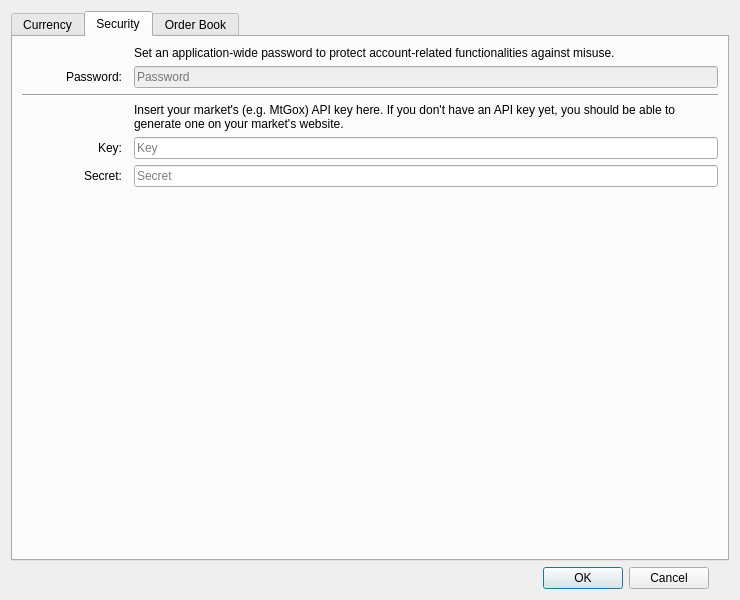
<?xml version="1.0" encoding="UTF-8"?>
<ui version="4.0">
 <class>Preferences</class>
 <widget class="QDialog" name="Preferences">
  <property name="geometry">
   <rect>
    <x>0</x>
    <y>0</y>
    <width>740</width>
    <height>600</height>
   </rect>
  </property>
  <property name="sizePolicy">
   <sizepolicy hsizetype="Fixed" vsizetype="Fixed">
    <horstretch>0</horstretch>
    <verstretch>0</verstretch>
   </sizepolicy>
  </property>
  <property name="minimumSize">
   <size>
    <width>740</width>
    <height>600</height>
   </size>
  </property>
  <property name="maximumSize">
   <size>
    <width>740</width>
    <height>600</height>
   </size>
  </property>
  <property name="windowTitle">
   <string>Preferences</string>
  </property>
  <layout class="QGridLayout" name="gridLayout">
   <item row="0" column="0">
    <widget class="QTabWidget" name="tabWidget">
     <property name="currentIndex">
      <number>1</number>
     </property>
     <widget class="QWidget" name="tabCurrency">
      <attribute name="title">
       <string>Currency</string>
      </attribute>
      <layout class="QGridLayout" name="gridLayout_2">
       <item row="2" column="2">
        <spacer name="horizontalSpacer">
         <property name="orientation">
          <enum>Qt::Horizontal</enum>
         </property>
         <property name="sizeHint" stdset="0">
          <size>
           <width>40</width>
           <height>20</height>
          </size>
         </property>
        </spacer>
       </item>
       <item row="2" column="0">
        <widget class="QLabel" name="label_6">
         <property name="minimumSize">
          <size>
           <width>100</width>
           <height>0</height>
          </size>
         </property>
         <property name="text">
          <string>Fiat:</string>
         </property>
         <property name="alignment">
          <set>Qt::AlignRight|Qt::AlignTrailing|Qt::AlignVCenter</set>
         </property>
        </widget>
       </item>
       <item row="2" column="1">
        <widget class="QComboBox" name="comboBoxCurrency"/>
       </item>
       <item row="1" column="1" colspan="2">
        <widget class="QLabel" name="labelCurrency">
         <property name="text">
          <string>Fiat currency you would like to trade</string>
         </property>
         <property name="textFormat">
          <enum>Qt::AutoText</enum>
         </property>
         <property name="wordWrap">
          <bool>true</bool>
         </property>
        </widget>
       </item>
       <item row="3" column="2">
        <spacer name="verticalSpacer_3">
         <property name="orientation">
          <enum>Qt::Vertical</enum>
         </property>
         <property name="sizeHint" stdset="0">
          <size>
           <width>20</width>
           <height>40</height>
          </size>
         </property>
        </spacer>
       </item>
      </layout>
     </widget>
     <widget class="QWidget" name="tabSecurity">
      <attribute name="title">
       <string>Security</string>
      </attribute>
      <layout class="QGridLayout" name="gridLayout_5">
       <item row="3" column="2">
        <widget class="QLabel" name="labelKeySecret">
         <property name="text">
          <string>Insert your market's (e.g. MtGox) API key here. If you don't have an API key yet, you should be able to generate one on your market's website.</string>
         </property>
         <property name="wordWrap">
          <bool>true</bool>
         </property>
        </widget>
       </item>
       <item row="1" column="0">
        <widget class="QLabel" name="label_2">
         <property name="sizePolicy">
          <sizepolicy hsizetype="Preferred" vsizetype="Preferred">
           <horstretch>0</horstretch>
           <verstretch>0</verstretch>
          </sizepolicy>
         </property>
         <property name="minimumSize">
          <size>
           <width>100</width>
           <height>0</height>
          </size>
         </property>
         <property name="text">
          <string>Password:</string>
         </property>
         <property name="alignment">
          <set>Qt::AlignRight|Qt::AlignTrailing|Qt::AlignVCenter</set>
         </property>
        </widget>
       </item>
       <item row="2" column="0" colspan="3">
        <widget class="Line" name="line_3">
         <property name="orientation">
          <enum>Qt::Horizontal</enum>
         </property>
        </widget>
       </item>
       <item row="0" column="2">
        <widget class="QLabel" name="labelPassword">
         <property name="text">
          <string>Set an application-wide password to protect account-related functionalities against misuse.</string>
         </property>
         <property name="wordWrap">
          <bool>true</bool>
         </property>
        </widget>
       </item>
       <item row="4" column="2">
        <widget class="QLineEdit" name="lineEditKey">
         <property name="toolTip">
          <string>Insert your MtGox key here</string>
         </property>
         <property name="placeholderText">
          <string>Key</string>
         </property>
        </widget>
       </item>
       <item row="5" column="2">
        <widget class="QLineEdit" name="lineEditSecret">
         <property name="toolTip">
          <string>Insert your MtGox secret here</string>
         </property>
         <property name="inputMethodHints">
          <set>Qt::ImhNoAutoUppercase|Qt::ImhNoPredictiveText</set>
         </property>
         <property name="echoMode">
          <enum>QLineEdit::PasswordEchoOnEdit</enum>
         </property>
         <property name="placeholderText">
          <string>Secret</string>
         </property>
        </widget>
       </item>
       <item row="1" column="2">
        <widget class="QLineEdit" name="lineEditPassword">
         <property name="enabled">
          <bool>false</bool>
         </property>
         <property name="toolTip">
          <string>Application password</string>
         </property>
         <property name="inputMethodHints">
          <set>Qt::ImhNoAutoUppercase|Qt::ImhNoPredictiveText</set>
         </property>
         <property name="echoMode">
          <enum>QLineEdit::PasswordEchoOnEdit</enum>
         </property>
         <property name="placeholderText">
          <string>Password</string>
         </property>
        </widget>
       </item>
       <item row="6" column="2">
        <spacer name="verticalSpacer">
         <property name="orientation">
          <enum>Qt::Vertical</enum>
         </property>
         <property name="sizeHint" stdset="0">
          <size>
           <width>20</width>
           <height>40</height>
          </size>
         </property>
        </spacer>
       </item>
       <item row="4" column="0">
        <widget class="QLabel" name="label_3">
         <property name="minimumSize">
          <size>
           <width>100</width>
           <height>0</height>
          </size>
         </property>
         <property name="text">
          <string>Key:</string>
         </property>
         <property name="alignment">
          <set>Qt::AlignRight|Qt::AlignTrailing|Qt::AlignVCenter</set>
         </property>
        </widget>
       </item>
       <item row="5" column="0">
        <widget class="QLabel" name="label_4">
         <property name="minimumSize">
          <size>
           <width>100</width>
           <height>0</height>
          </size>
         </property>
         <property name="text">
          <string>Secret:</string>
         </property>
         <property name="alignment">
          <set>Qt::AlignRight|Qt::AlignTrailing|Qt::AlignVCenter</set>
         </property>
        </widget>
       </item>
      </layout>
     </widget>
     <widget class="QWidget" name="tabOrderBook">
      <attribute name="title">
       <string>Order Book</string>
      </attribute>
      <layout class="QGridLayout" name="gridLayout_3">
       <item row="12" column="1">
        <spacer name="verticalSpacer_2">
         <property name="orientation">
          <enum>Qt::Vertical</enum>
         </property>
         <property name="sizeHint" stdset="0">
          <size>
           <width>20</width>
           <height>164</height>
          </size>
         </property>
        </spacer>
       </item>
       <item row="11" column="1">
        <widget class="QDoubleSpinBox" name="doubleSpinBoxOffset">
         <property name="decimals">
          <number>0</number>
         </property>
         <property name="maximum">
          <double>999999.000000000000000</double>
         </property>
        </widget>
       </item>
       <item row="11" column="0">
        <widget class="QLabel" name="label_5">
         <property name="text">
          <string>Offset:</string>
         </property>
         <property name="alignment">
          <set>Qt::AlignRight|Qt::AlignTrailing|Qt::AlignVCenter</set>
         </property>
        </widget>
       </item>
       <item row="1" column="2">
        <spacer name="horizontalSpacer_2">
         <property name="orientation">
          <enum>Qt::Horizontal</enum>
         </property>
         <property name="sizeHint" stdset="0">
          <size>
           <width>40</width>
           <height>20</height>
          </size>
         </property>
        </spacer>
       </item>
       <item row="9" column="0" colspan="3">
        <widget class="Line" name="line_2">
         <property name="orientation">
          <enum>Qt::Horizontal</enum>
         </property>
        </widget>
       </item>
       <item row="4" column="0">
        <widget class="QLabel" name="label_8">
         <property name="minimumSize">
          <size>
           <width>100</width>
           <height>0</height>
          </size>
         </property>
         <property name="text">
          <string>Columns:</string>
         </property>
         <property name="alignment">
          <set>Qt::AlignRight|Qt::AlignTrailing|Qt::AlignVCenter</set>
         </property>
        </widget>
       </item>
       <item row="8" column="1">
        <widget class="QCheckBox" name="checkBoxTotalQuote">
         <property name="text">
          <string>Total Quote</string>
         </property>
        </widget>
       </item>
       <item row="4" column="1">
        <widget class="QCheckBox" name="checkBoxPrice">
         <property name="text">
          <string>Price</string>
         </property>
        </widget>
       </item>
       <item row="1" column="1">
        <widget class="QDoubleSpinBox" name="doubleSpinBoxGrouping">
         <property name="decimals">
          <number>3</number>
         </property>
         <property name="minimum">
          <double>-9999999.000000000000000</double>
         </property>
         <property name="maximum">
          <double>9999999.000000000000000</double>
         </property>
         <property name="singleStep">
          <double>0.010000000000000</double>
         </property>
        </widget>
       </item>
       <item row="0" column="1" colspan="2">
        <widget class="QLabel" name="labelGrouping">
         <property name="text">
          <string>Group size for ask / bid orders (zero means no grouping)</string>
         </property>
         <property name="textFormat">
          <enum>Qt::AutoText</enum>
         </property>
         <property name="wordWrap">
          <bool>true</bool>
         </property>
        </widget>
       </item>
       <item row="5" column="1">
        <widget class="QCheckBox" name="checkBoxSize">
         <property name="text">
          <string>Size</string>
         </property>
        </widget>
       </item>
       <item row="3" column="1" colspan="2">
        <widget class="QLabel" name="labelColumns">
         <property name="text">
          <string>Choose the columns to display</string>
         </property>
         <property name="textFormat">
          <enum>Qt::AutoText</enum>
         </property>
         <property name="wordWrap">
          <bool>true</bool>
         </property>
        </widget>
       </item>
       <item row="6" column="1">
        <widget class="QCheckBox" name="checkBoxQuote">
         <property name="text">
          <string>Quote</string>
         </property>
        </widget>
       </item>
       <item row="1" column="0">
        <widget class="QLabel" name="label_7">
         <property name="minimumSize">
          <size>
           <width>100</width>
           <height>0</height>
          </size>
         </property>
         <property name="text">
          <string>Grouping:</string>
         </property>
         <property name="alignment">
          <set>Qt::AlignRight|Qt::AlignTrailing|Qt::AlignVCenter</set>
         </property>
        </widget>
       </item>
       <item row="2" column="0" colspan="3">
        <widget class="Line" name="line">
         <property name="orientation">
          <enum>Qt::Horizontal</enum>
         </property>
        </widget>
       </item>
       <item row="7" column="1">
        <widget class="QCheckBox" name="checkBoxTotal">
         <property name="text">
          <string>Total</string>
         </property>
        </widget>
       </item>
       <item row="10" column="1">
        <widget class="QLabel" name="labelOffset">
         <property name="text">
          <string>Pips to add / subtract to proposed price when clicking order book</string>
         </property>
        </widget>
       </item>
      </layout>
     </widget>
    </widget>
   </item>
   <item row="1" column="0">
    <layout class="QHBoxLayout" name="horizontalLayout" stretch="1,0">
     <property name="leftMargin">
      <number>20</number>
     </property>
     <property name="rightMargin">
      <number>20</number>
     </property>
     <item>
      <widget class="QLabel" name="labelStatus">
       <property name="text">
        <string/>
       </property>
      </widget>
     </item>
     <item>
      <widget class="QDialogButtonBox" name="buttonBox">
       <property name="orientation">
        <enum>Qt::Horizontal</enum>
       </property>
       <property name="standardButtons">
        <set>QDialogButtonBox::Cancel|QDialogButtonBox::Ok</set>
       </property>
      </widget>
     </item>
    </layout>
   </item>
  </layout>
 </widget>
 <tabstops>
  <tabstop>buttonBox</tabstop>
  <tabstop>tabWidget</tabstop>
 </tabstops>
 <resources/>
 <connections>
  <connection>
   <sender>buttonBox</sender>
   <signal>accepted()</signal>
   <receiver>Preferences</receiver>
   <slot>accept()</slot>
   <hints>
    <hint type="sourcelabel">
     <x>248</x>
     <y>254</y>
    </hint>
    <hint type="destinationlabel">
     <x>157</x>
     <y>274</y>
    </hint>
   </hints>
  </connection>
  <connection>
   <sender>buttonBox</sender>
   <signal>rejected()</signal>
   <receiver>Preferences</receiver>
   <slot>reject()</slot>
   <hints>
    <hint type="sourcelabel">
     <x>316</x>
     <y>260</y>
    </hint>
    <hint type="destinationlabel">
     <x>286</x>
     <y>274</y>
    </hint>
   </hints>
  </connection>
 </connections>
</ui>
